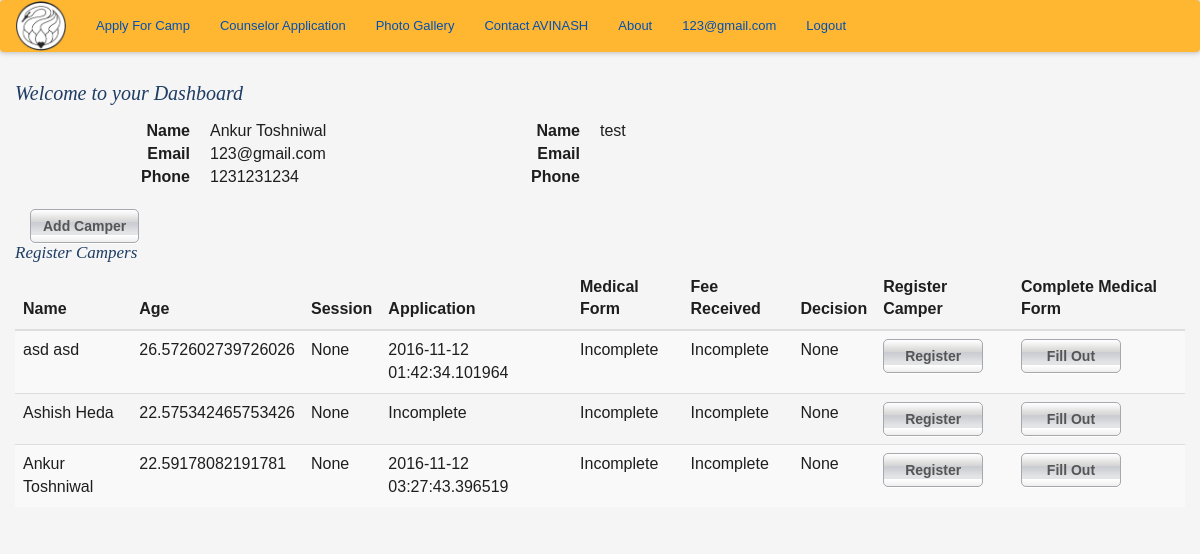
The page /dashboard (signed in) on the database its author committed.
### app/models.py (models this page shows, shortened)
class User(UserMixin, db.Model):
    __tablename__ = 'user'
    id = db.Column(db.Integer, primary_key=True)
    email = db.Column(db.String(64), unique=True, index=True)
    password_hash = db.Column(db.String(128))
    parents = db.relationship('Parents', backref='parents', uselist=False)
    @property
    def password(self):
        raise AttributeError('password is not a readable attribute')

class Parents(db.Model):
    __tablename__ = 'parents'
    id = db.Column(db.Integer, primary_key = True)
    g1fn = db.Column(db.String(64), index = True)
    g1ln = db.Column(db.String(64), index = True)
    g2fn = db.Column(db.String(64), index = True)
    g2ln = db.Column(db.String(64), index = True)
    g1street = db.Column(db.String(64))
    g1city = db.Column(db.String(64))
    g1state = db.Column(db.String(64))
    g1zipcode = db.Column(db.String(64))
    g1country = db.Column(db.String(64))
    g2street = db.Column(db.String(64))
    g2city = db.Column(db.String(64))
    g2state = db.Column(db.String(64))
    g2zipcode = db.Column(db.String(64))
    g2country = db.Column(db.String(64))
    g1phone = db.Column(db.String(64))
    g2phone = db.Column(db.String(64))
    g2email = db.Column(db.String(64))
    user_id = db.Column(db.Integer, db.ForeignKey('user.id'))
    campers = db.relationship('Camper', backref='parents', lazy='dynamic')

class Camper(db.Model):
    __tablename__ = 'camper'
    id = db.Column(db.Integer, primary_key = True)
    fn = db.Column(db.String(64), index=True)
    ln = db.Column(db.String(64), index=True)
    dob = db.Column(db.Date, index = True)
    gender = db.Column(db.String(5))
    street = db.Column(db.String(200))
    state = db.Column(db.String(2))
    country = db.Column(db.String(64))
    zipcode = db.Column(db.String(8))
    campercell = db.Column(db.String(64))
    camperemail = db.Column(db.String(64))
    parents_id = db.Column(db.Integer, db.ForeignKey('parents.id'))
    def find_active_registration(self):
        regs = Camper_Registration.query.filter_by(camper_id=self.id).order_by(desc(Camper_Registration.submission_timestamp)).first()
        if regs is None:
            regs = "None"
        return regs
    @property
    def age(self):
        return ((datetime.now().date() - self.dob).days) / 365

class Camper_Registration(db.Model):
    __tablename__ = 'camper_registration'
    id = db.Column(db.Integer, primary_key = True)
    submission_timestamp = db.Column(db.TIMESTAMP)
    payment_received = db.Column(db.TIMESTAMP)
    registration_complete = db.Column(db.Boolean)
    accepted = db.Column(db.Boolean)
    camper_id = db.Column(db.Integer, db.ForeignKey('camper.id'))
    camp_session_id = db.Column(db.Integer, db.ForeignKey('camp_session.id'))
    gradeinfall = db.Column(db.String(2))
    prevcamper = db.Column(db.Boolean)
    cabin_pal_name = db.Column(db.String(64))
    shirtsize = db.Column(db.String(4))
    emgname = db.Column(db.String(255))
    emgrelation = db.Column(db.String(64))
    emgemail = db.Column(db.String(64))
    accept = db.Column(db.Boolean)
    ppsrelease = db.Column(db.Boolean)

### app/controller.py (the view)
@app.route('/dashboard', methods=['GET'])
@login_required
def dashboard():
    parents = Parents.query.filter_by(user_id=current_user.id).first()
    if parents is None:
        return redirect(url_for('update_parent_profile'))
    campers = Camper.query.filter_by(parents_id=current_user.parents.id).all()
    regs = {c:c.find_active_registration() for c in campers}
    sess = {}
    for c in campers:
        if regs[c] == "None":
            sess[c] = "None"
        else:
            sess[c] = Camp_Session.query.get(regs[c].camp_session_id)
    return render_template('dashboard.html', campers=campers, regs=regs, sess=sess)

### app/models.py (called while the page is built)
@login_manager.user_loader
def load_user(user_id):
    return User.query.get(int(user_id))

### app/templates/dashboard.html (shortened to what this page needs)
{% extends "base_templates/base.html" %}
{% import "bootstrap/wtf.html" as wtf %}
{% block content %}
    <div class= "container">
        <div class="row">
            <h1> Welcome to your Dashboard</h1>
            <div class= "col-md-4">
                <dl class="dl-horizontal">
                    <dt>Name</dt>
                    <dd>{{ current_user.parents.g1fn }} {{ current_user.parents.g1ln }}</dd>
                    <dt>Email</dt>
                    <dd>{{ current_user.email}}</dd>
                    <dt>Phone</dt>
                    <dd>{{ current_user.parents.g1phone }}</dd>
                </dl>
            </div>
            <div class="col-md-4">
                <dl class="dl-horizontal">
                    <dt>Name</dt>
                    <dd>{{ current_user.parents.g2fn }} {{ current_user.parents.g2ln }}</dd>
                    <dt>Email</dt>
                    <dd>{{ current_user.parents.g2email}}</dd>
                    <dt>Phone</dt>
                    <dd>{{ current_user.parents.g2phone }}</dd>
                </dl>
            </div>
            <div class="clearfix"></div>
            <div class="col-md-6"><a class='center-block btn' href="{{url_for('add_camper')}}">Add Camper</a></div>
        </div>
        <div class="row">
            <h2>Register Campers</h2>
            {% if campers|length == 0 %}
                <p>Please Add a Camper to register them</p>
            {% else %}
                <div class="table-responsive">
                    <table class="table table-striped">
                        <thead>
                            <tr>
                                <th>Name</th>
                                <th>Age</th>
                                <th>Session</th>
                                <th>Application</th>
                                <th>Medical Form</th>
                                <th>Fee Received</th>
                                <th>Decision</th>
                                <th>Register Camper</th>
                                <th>Complete Medical Form</th>
                            </tr>
                        </thead>
                        {% for camper in campers %}
                        <tr>
                            <td>{{camper.fn}} {{camper.ln}}</td>
                            <td>{{camper.age}}</td>
                            <td>{{sess[camper]}}</td>
                            {% if regs[camper] == 'None' %}
                            <td>Incomplete</td>
                            {% else %}
                            <td>{{regs[camper].submission_timestamp}}</td>
                            {% endif %}
                            <td>Incomplete</td>
                            <td>Incomplete</td>
                            <td>None</td>
                            <td><a class="btn" href="{{ url_for('register_camper', camper_id=camper.id) }}">Register</a></td>
                            <td><a class="btn" href="{{ url_for('medical_form', camper_id=camper.id) }}">Fill Out</a></td>
                        </tr>
                        {% endfor %}
                    </table>
                </div>
            {% endif %}
        </div>
    </div>
{% endblock %}

### app/templates/base_templates/base.html (shortened to what this page needs)
<html>
{% extends 'bootstrap/base.html' %}
{% block head %}
    {{super()}}
{% endblock %}
{% block styles %}
    {{super()}}
    <link href="/static/css/newstyles.css" rel="stylesheet" media="screen">
    <link href="/static/css/style.css" rel="stylesheet" media="screen">
{% endblock %}

### app/templates/base_templates/nav.html
<nav class="navbar navbar-dark">
  <a class="navbar-brand" href="{{ url_for('home') }}"><img style="width: 50px;" src="static/images/hhsclogo.png"></a>
  <ul class="nav navbar-nav">
    <li class="nav-item">
      <a class="nav-link" href="{{ url_for('auth.create_account') }}">Apply For Camp</a>
    </li>
    <li class="nav-item">
      <a class="nav-link" href="#">Counselor Application</a>
    </li>
    <li>
      <a>Photo Gallery</a>
    </li>
    <li>
      <a>Contact AVINASH</a>
    </li>
    <li>
      <a>About</a>
    </li>
    {% if current_user.is_authenticated %}
    <li class="nav-item pull-right">
      <a href="{{url_for('auth.logout')}}">Logout</a>
    </li>
    <li class= "nav-item pull-right">
      <a href="{{url_for('dashboard')}}">{{ current_user.email }}</a>
    </li>
    {% endif %}
  </ul>
</nav>

### app/static/css/newstyles.css (style rules this page uses)
.navbar { background-color: #ffb631; box-shadow: 0px 0px 5px 1px #bbb; }
.navbar-brand { padding: 0px 15px; }
dl { font-size: 16px; }

### app/static/css/style.css (style rules this page uses)
html { font-size: 100%; -webkit-text-size-adjust: 100%; -ms-text-size-adjust: 100%; }
html, body { border: 0; margin: 0; height: 100%; min-height: 100%; }
body { color: #1e1e1e; font: 13px/1.231 arial, helvetica, sans-serif; background: #f5f5f5; }
img { border: 0; vertical-align: middle; -ms-interpolation-mode: bicubic; }
a, a:visited { color: #0050b4; }
h1, h2 { margin: 10px 0 15px; padding: 0; font: italic 20px georgia, serif; color: #1e3c64; }
h2 { margin: 0 0 5px; font-size: 17px; }
ul { margin: 0; padding: 0; list-style: none; }
.btn { display: inline-block; border: 1px solid #a5a8ad; border-radius: 5px; margin: 0 10px 0 0; min-width: 100px; white-space: nowrap; text-align: center; font-weight: 700; color: #555; background: #e3e4e6 url(../img/btn.png) repeat-x; box-shadow: 0 1px 0 #fff; }

### rows shown on the page
User: email "123@gmail.com"
Parents: parents.g1fn "Ankur", parents.g1ln "Toshniwal", parents.g1phone "1231231234", parents.g2ln "test"
Camper: fn "asd", ln "asd", age "26.572602739726026", sess "None"
Camper_Registration: submission_timestamp "2016-11-12 01:42:34.101964"
Camper: fn "Ashish", ln "Heda", age "22.575342465753426", sess "None", shows "Incomplete"
Camper: fn "Ankur", ln "Toshniwal", age "22.59178082191781", sess "None"
Camper_Registration: submission_timestamp "2016-11-12 03:27:43.396519"
